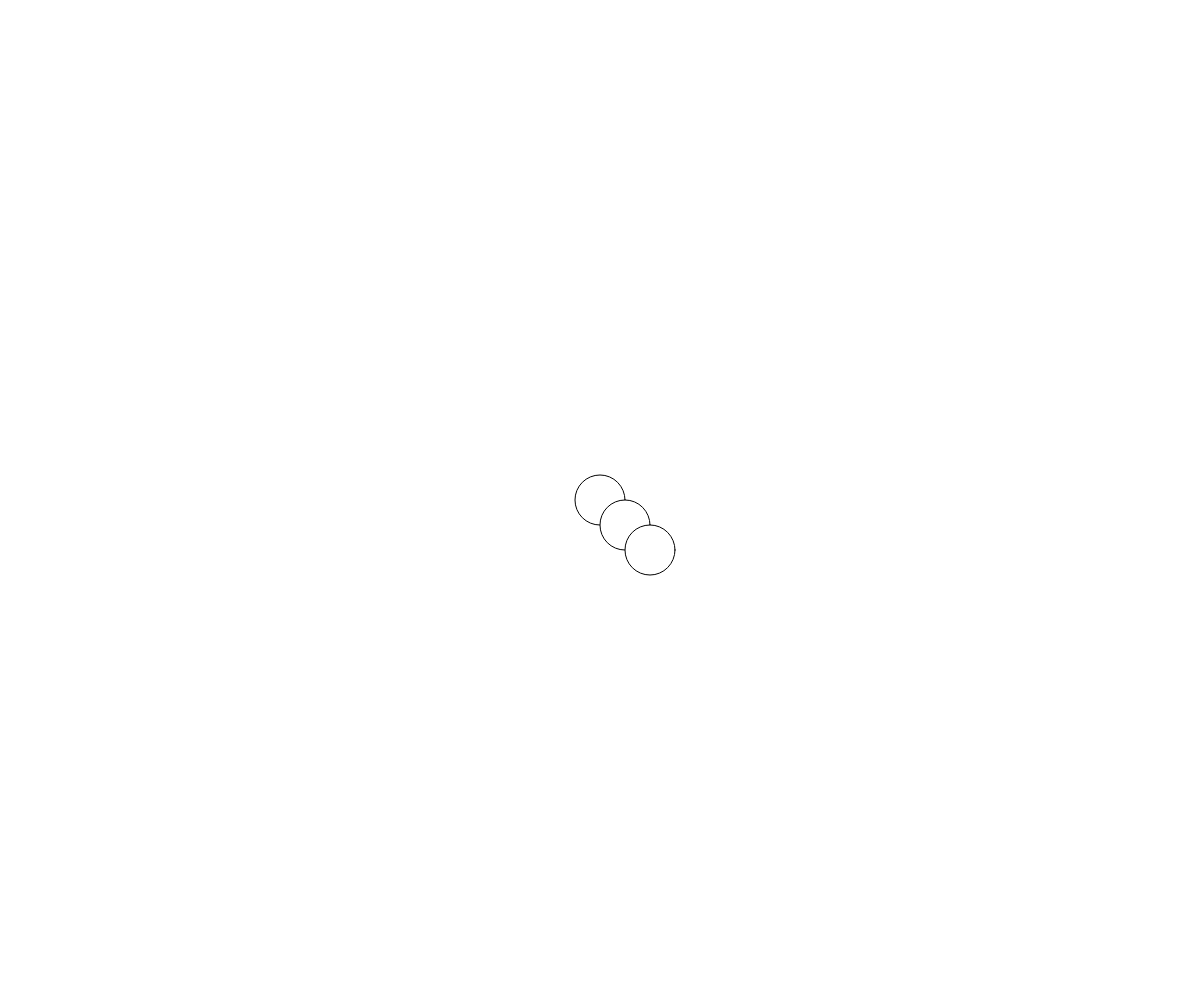
Frame 1 (no input)
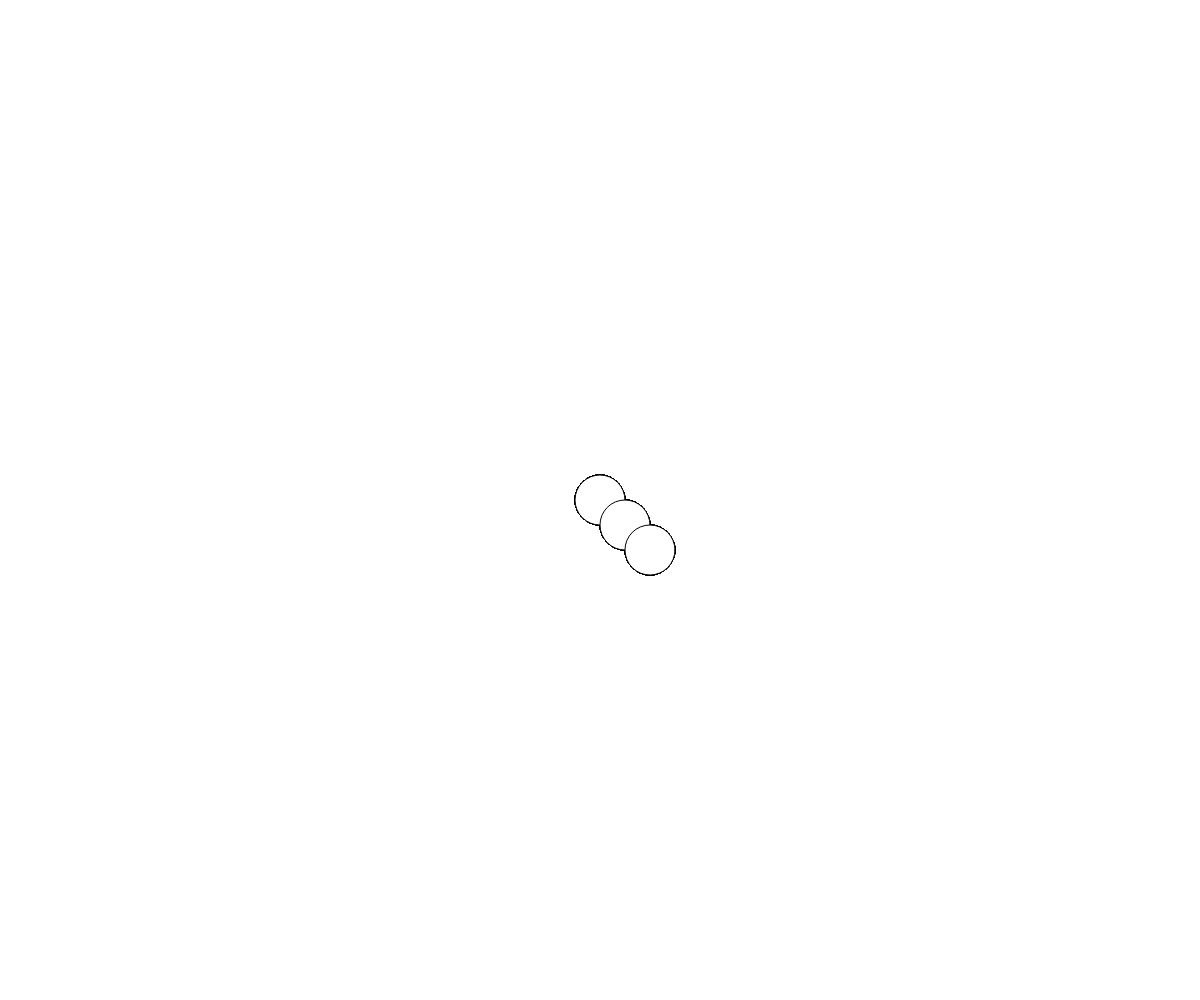
Frame 60 (no input)
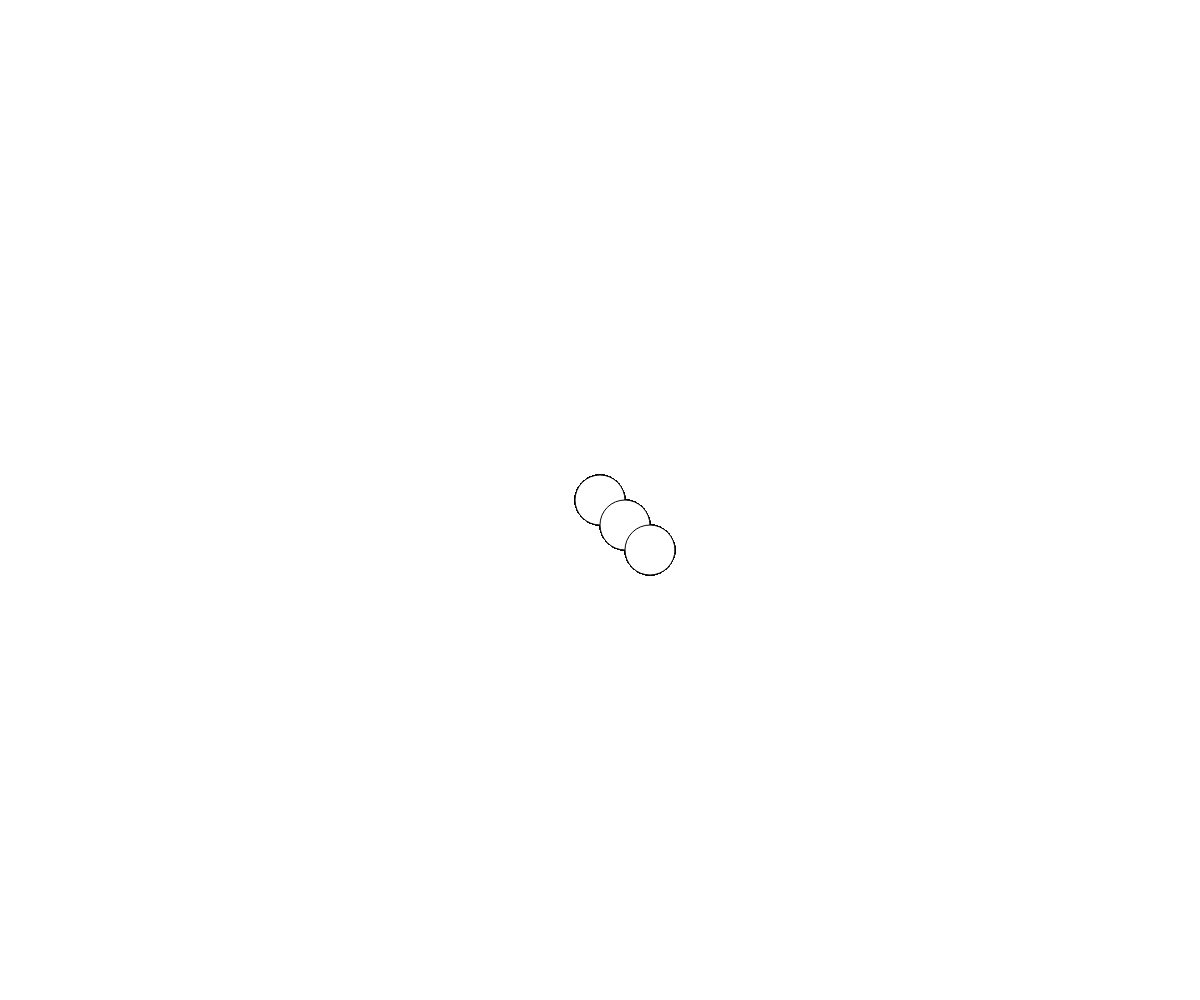
Frame 120 (the mouse pressed at the canvas centre since frame 60)

The p5.js sketch that drew these frames (run headless with seeded random() and noise() and a simulated clock; from frame 60 on, the mouse is pressed at the canvas centre):

// p5.js sketch
// ── sketch.js
// walker oop
// November 13, 2024

class Walker {
  constructor(x, y, speed, radius) {
    this.x = x;
    this.y = y;
    this.speed = speed;
    this.radius = radius;
  }
  display() {
    circle(this.x, this.y, this.radius*2);
  }
  move() {
    if (keyIsPressed) {
      if (key === "w") {
        this.y -= this.speed;
      }
      if(key === "s") {
        this.y += this.speed;
      }
      if(key === "d") {
        this.x += this.speed;
      }
      if(key === "a") {
        this.x -= this.speed;
      }
    }
  }
}

let thing;
let thing2;
let thing3;

function setup() {
  createCanvas(windowWidth, windowHeight);
  thing = new Walker(width/2, height/2, 25, 25);
  thing2 = new Walker(width/2 + 25, height/2 + 25, 25, 25);
  thing3 = new Walker(width/2 + 50, height/2 + 50, 25, 25);
}

function draw() {
  thing.display();
  thing2.display();
  thing3.display();
  thing.move();
  thing2.move();
  thing3.move();
}
